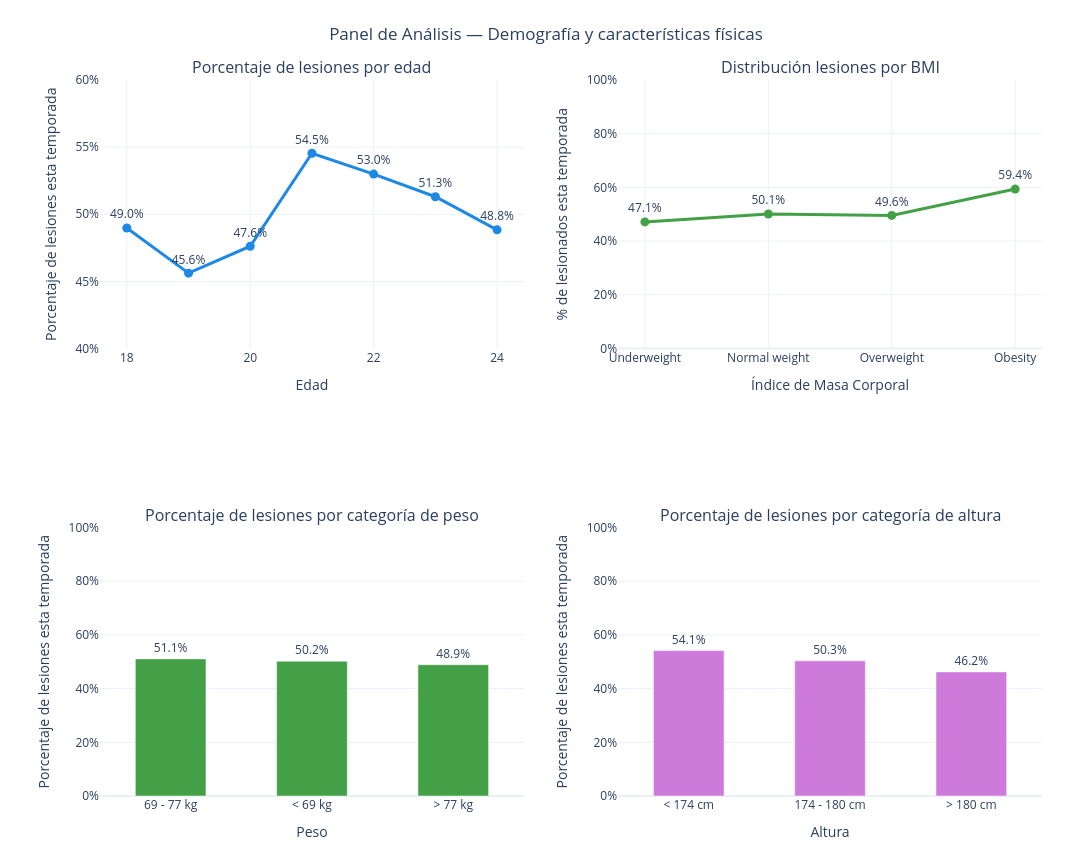

Source (notebook cell):
### Markdown cell above
Este panel de cuatro gráficos nos da una visión de conjunto de cómo las características físicas se relacionan con las lesiones. Analizamos si hay edades con más lesiones, si el índice de masa corporal influye, y si el peso o la altura marcan alguna diferencia.

### Code cell
# Creamos el numero de subplots
fig = make_subplots(
    rows=2, cols=2,
    specs=[[{"type": "xy"}, {"type": "xy"}],
           [{"type": "xy"}, {"type": "xy"}]],
    subplot_titles=(
        "Porcentaje de lesiones por edad",
        "Distribución lesiones por BMI",
        "Porcentaje de lesiones por categoría de peso",
        "Porcentaje de lesiones por categoría de altura"
    )
)

# Gráfico Age
lesiones_age = (
    df_csv.groupby('Age', as_index=False)
    .agg(
        lesionados=('Injury_Current_Season', 'sum'),
        total=('Injury_Current_Season', 'count')
    )
)

lesiones_age['Injury_Current_Season'] = (
    lesiones_age['lesionados'] / lesiones_age['total'] * 100
)

fig_age = px.line(
    lesiones_age,
    x='Age',
    y='Injury_Current_Season',
    markers=True,
    text='Injury_Current_Season'
)

for trace in fig_age.data:
    trace.update(
        line=dict(width=3, color='#1E88E5'),
        marker=dict(size=9),
        textposition='top center',
        texttemplate='%{text:.1f}%',
        hovertemplate='Edad: %{x}<br>% Lesionados: %{y:.1f}%<extra></extra>'
    )
    fig.add_trace(trace, row=1, col=1)

fig.update_yaxes(
    title_text='% de lesionados esta temporada',
    ticksuffix='%',
    range=[40, 60],
    row=1,
    col=1
)

# Gráfico BMI
lesiones_bmi = (
    df_csv.groupby('Body_Mass_Index', as_index=False)
    .agg(
        lesionados=('Injury_Current_Season', 'sum'),
        total=('Injury_Current_Season', 'count')
    )
)

lesiones_bmi['Injury_Current_Season'] = (
    lesiones_bmi['lesionados'] / lesiones_bmi['total'] * 100
)

orden = ['Underweight', 'Normal weight', 'Overweight', 'Obesity']
lesiones_bmi['Body_Mass_Index'] = pd.Categorical(
    lesiones_bmi['Body_Mass_Index'],
    categories=orden,
    ordered=True
)
lesiones_bmi = lesiones_bmi.sort_values('Body_Mass_Index')

# Line chart
fig_bmi = px.line(
    lesiones_bmi,
    x='Body_Mass_Index',
    y='Injury_Current_Season',
    markers=True,
    text='Injury_Current_Season'
)

for trace in fig_bmi.data:
    trace.update(
        line=dict(width=3, color='#43A047'),
        marker=dict(size=9),
        textposition='top center',
        texttemplate='%{text:.1f}%',
        hovertemplate='BMI: %{x}<br>% Lesionados: %{y:.1f}%<extra></extra>'
    )
    fig.add_trace(trace, row=1, col=2)  # ajusta col si hace falta

fig.update_yaxes(
    title_text='% de lesionados esta temporada',
    ticksuffix='%',
    range=[0, 100],
    row=1,
    col=2
)

# Gráfico Weight
lesiones_weight = (
    df_csv.groupby('Weight_category', as_index=False)
    .agg(
        lesionados=('Injury_Current_Season', 'sum'),
        total=('Injury_Current_Season', 'count')
    )
)

lesiones_weight['Injury_Current_Season'] = (
    lesiones_weight['lesionados'] / lesiones_weight['total'] * 100
)

lesiones_weight = lesiones_weight.sort_values('Injury_Current_Season', ascending=False)

fig_weight = px.bar(
    lesiones_weight,
    x='Weight_category',
    y='Injury_Current_Season',
    text=lesiones_weight['Injury_Current_Season'].round(1)
)

for trace in fig_weight.data:
    trace.update(
        marker_color='#43A047',
        width=0.5,
        textposition='outside',
        texttemplate='%{text:.1f}%',
        hovertemplate='Peso: %{x}<br>% Lesionados: %{y:.1f}%<extra></extra>'
    )
    fig.add_trace(trace, row=2, col=1)

fig.update_yaxes(range=[0, 100], ticksuffix='%', row=2, col=1)

# Gráfico Height
lesiones_height = (
    df_csv.groupby('Height_category', as_index=False)
    .agg(
        lesionados=('Injury_Current_Season', 'sum'),
        total=('Injury_Current_Season', 'count')
    )
)

lesiones_height['Injury_Current_Season'] = (
    lesiones_height['lesionados'] / lesiones_height['total'] * 100
)

lesiones_height = lesiones_height.sort_values('Injury_Current_Season', ascending=False)

fig_height = px.bar(
    lesiones_height,
    x='Height_category',
    y='Injury_Current_Season',
    text=lesiones_height['Injury_Current_Season'].round(1)
)

for trace in fig_height.data:
    trace.update(
        marker_color='#CE7ADB',
        width=0.5,
        textposition='outside',
        texttemplate='%{text:.1f}%',
        hovertemplate='Altura: %{x}<br>% Lesionados: %{y:.1f}%<extra></extra>'
    )
    fig.add_trace(trace, row=2, col=2)

fig.update_yaxes(range=[0, 100], ticksuffix='%', row=2, col=2)

# Layout general
fig.update_layout(
    title={
        'text': 'Panel de Análisis — Demografía y características físicas',
        'x': 0.5,
        'xanchor': 'center'
    },
    template='plotly_white',
    height=850,
    width=1200,
    showlegend=False,
    margin=dict(t=80, l=100, r=50, b=50)
)

# Ejes
fig.update_xaxes(title_text='Edad', row=1, col=1)
fig.update_yaxes(title_text='Porcentaje de lesiones esta temporada', row=1, col=1)

fig.update_xaxes(title_text='Índice de Masa Corporal', row=1, col=2)
fig.update_yaxes(title_text='Porcentaje de lesiones esta temporada', row=1, col=1)

fig.update_xaxes(title_text='Peso', row=2, col=1)
fig.update_yaxes(title_text='Porcentaje de lesiones esta temporada', row=2, col=1)

fig.update_xaxes(title_text='Altura', row=2, col=2)
fig.update_yaxes(title_text='Porcentaje de lesiones esta temporada', row=2, col=2)

fig.show()

print(f'Las variables físicas (edad, IMC, peso y altura) muestran diferencias leves en el porcentaje de lesiones, pero ninguna destaca como un factor claramente determinante.')
print(f'Los futbolistas con mayor probabilidad de lesión tienen 21 años (54.55%), miden < 174 cm (54.15%), y pesan entre 69 - 77 kg (51.06%)')

### Figure 1 — Plotly figure (JSON) as saved in the notebook; plotly's stock layout.template omitted (floating-point values rounded to 4 significant figures)
{"data": [{"hovertemplate": "Edad: %{x}<br>% Lesionados: %{y:.1f}%<extra></extra>", "legendgroup": "", "line": {"color": "#1E88E5", "dash": "solid", "width": 3}, "marker": {"size": 9, "symbol": "circle"}, "mode": "lines+markers+text", "name": "", "orientation": "v", "showlegend": false, "text": [48.98, 45.61, 47.62, 54.55, 52.99, 51.3, 48.84], "textposition": "top center", "texttemplate": "%{text:.1f}%", "type": "scatter", "x": [18, 19, 20, 21, 22, 23, 24], "xaxis": "x", "y": [48.98, 45.61, 47.62, 54.55, 52.99, 51.3, 48.84], "yaxis": "y"}, {"hovertemplate": "BMI: %{x}<br>% Lesionados: %{y:.1f}%<extra></extra>", "legendgroup": "", "line": {"color": "#43A047", "dash": "solid", "width": 3}, "marker": {"size": 9, "symbol": "circle"}, "mode": "lines+markers+text", "name": "", "orientation": "v", "showlegend": false, "text": [47.14, 50.11, 49.58, 59.38], "textposition": "top center", "texttemplate": "%{text:.1f}%", "type": "scatter", "x": ["Underweight", "Normal weight", "Overweight", "Obesity"], "xaxis": "x2", "y": [47.14, 50.11, 49.58, 59.38], "yaxis": "y2"}, {"hovertemplate": "Peso: %{x}<br>% Lesionados: %{y:.1f}%<extra></extra>", "legendgroup": "", "marker": {"color": "#43A047", "pattern": {"shape": ""}}, "name": "", "orientation": "v", "showlegend": false, "text": [51.1, 50.2, 48.9], "textposition": "outside", "texttemplate": "%{text:.1f}%", "type": "bar", "width": 0.5, "x": ["69 - 77 kg", "< 69 kg", "> 77 kg"], "xaxis": "x3", "y": [51.06, 50.2, 48.9], "yaxis": "y3"}, {"hovertemplate": "Altura: %{x}<br>% Lesionados: %{y:.1f}%<extra></extra>", "legendgroup": "", "marker": {"color": "#CE7ADB", "pattern": {"shape": ""}}, "name": "", "orientation": "v", "showlegend": false, "text": [54.1, 50.3, 46.2], "textposition": "outside", "texttemplate": "%{text:.1f}%", "type": "bar", "width": 0.5, "x": ["< 174 cm", "174 - 180 cm", "> 180 cm"], "xaxis": "x4", "y": [54.15, 50.33, 46.21], "yaxis": "y4"}], "layout": {"annotations": [{"font": {"size": 16}, "showarrow": false, "text": "Porcentaje de lesiones por edad", "x": 0.225, "xanchor": "center", "xref": "paper", "y": 1, "yanchor": "bottom", "yref": "paper"}, {"font": {"size": 16}, "showarrow": false, "text": "Distribución lesiones por BMI", "x": 0.775, "xanchor": "center", "xref": "paper", "y": 1, "yanchor": "bottom", "yref": "paper"}, {"font": {"size": 16}, "showarrow": false, "text": "Porcentaje de lesiones por categoría de peso", "x": 0.225, "xanchor": "center", "xref": "paper", "y": 0.375, "yanchor": "bottom", "yref": "paper"}, {"font": {"size": 16}, "showarrow": false, "text": "Porcentaje de lesiones por categoría de altura", "x": 0.775, "xanchor": "center", "xref": "paper", "y": 0.375, "yanchor": "bottom", "yref": "paper"}], "height": 850, "margin": {"b": 50, "l": 100, "r": 50, "t": 80}, "showlegend": false, "title": {"text": "Panel de Análisis — Demografía y características físicas", "x": 0.5, "xanchor": "center"}, "width": 1200, "xaxis": {"anchor": "y", "domain": [0, 0.45], "title": {"text": "Edad"}}, "xaxis2": {"anchor": "y2", "domain": [0.55, 1], "title": {"text": "Índice de Masa Corporal"}}, "xaxis3": {"anchor": "y3", "domain": [0, 0.45], "title": {"text": "Peso"}}, "xaxis4": {"anchor": "y4", "domain": [0.55, 1], "title": {"text": "Altura"}}, "yaxis": {"anchor": "x", "domain": [0.625, 1], "range": [40, 60], "ticksuffix": "%", "title": {"text": "Porcentaje de lesiones esta temporada"}}, "yaxis2": {"anchor": "x2", "domain": [0.625, 1], "range": [0, 100], "ticksuffix": "%", "title": {"text": "% de lesionados esta temporada"}}, "yaxis3": {"anchor": "x3", "domain": [0, 0.375], "range": [0, 100], "ticksuffix": "%", "title": {"text": "Porcentaje de lesiones esta temporada"}}, "yaxis4": {"anchor": "x4", "domain": [0, 0.375], "range": [0, 100], "ticksuffix": "%", "title": {"text": "Porcentaje de lesiones esta temporada"}}}}
